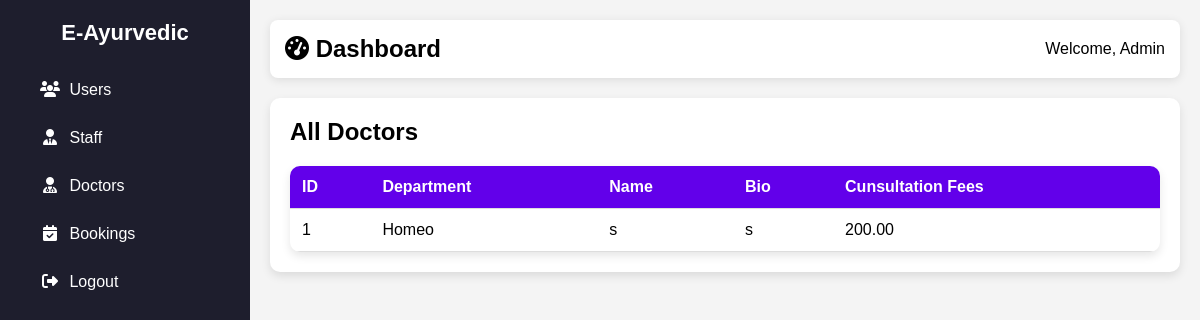
Screenshot of /doctor/ with the database file from the repository.
### app/models.py (models this page shows, shortened)
class Doctor(models.Model):
    department = models.ForeignKey(Department, on_delete=models.CASCADE, related_name='doctors')
    name = models.CharField(max_length=100)
    bio = models.TextField(blank=True, null=True)
    available = models.BooleanField(default=True)
    consultation_fee = models.DecimalField(max_digits=10, decimal_places=2, default=0.00)  # Add this field

class Department(models.Model):
    name = models.CharField(max_length=100)
    description = models.TextField(blank=True, null=True)
    def __str__(self):
        return self.name

### app/views.py (the view)
# urls.py: path('doctor/', views.view_doctors, name='view_doctors'),
def view_doctors(request):
    doctors = Doctor.objects.all()
    return render(request, 'admin/view_doctors.html', {'doctors': doctors})

### templates/admin/view_doctors.html (shortened to what this page needs)
<!DOCTYPE html>
<html lang="en">
<head>
    <link rel="stylesheet" href="https://cdnjs.cloudflare.com/ajax/libs/font-awesome/6.4.2/css/all.min.css">
</head>
<body>
    <div class="sidebar">
        <h2>E-Ayurvedic</h2>
        <ul>
            <li><a href="{% url 'view_users' %}"><i class="fas fa-users"></i> <span>Users</span></a></li>
            <li><a href="{% url 'view_staff' %}"><i class="fas fa-user-tie"></i> <span>Staff</span></a></li>
            <li><a href="{% url 'view_doctors' %}"><i class="fas fa-user-md"></i> <span>Doctors</span></a></li>
            <li><a href="{% url 'view_bookings' %}"><i class="fas fa-calendar-check"></i> <span>Bookings</span></a></li>
            <li><a href="../logout"><i class="fas fa-sign-out-alt"></i> <span>Logout</span></a></li>
        </ul>
    </div>
    <div class="main-content">
        <div class="header">
           <h2><i class="fas fa-tachometer-alt"></i> Dashboard</h2>
            <div class="user-info">
                <span>Welcome, Admin</span>
            </div>
        </div>
        <div class="content">
            {% block content %}
            <h2>All Doctors</h2>
            <table>
                <tr>
                    <th>ID</th>
                    <th>Department</th>
                    <th>Name</th>
                    <th>Bio</th>
                    <th>Cunsultation Fees</th>
                </tr>
                {% for doctor in doctors %}
                <tr>
                    <td>{{ doctor.id }}</td>
                    <td>{{ doctor.department }}</td>
                    <td>{{ doctor.name }}</td>
                    <td>{{ doctor.bio }}</td>
                    <td>{{ doctor.consultation_fee }}</td>
                </tr>
                {% endfor %}
            </table>
            {% endblock %}
        </div>
    </div>
</body>
</html>

### templates/admin/view_doctors.html (style rules this page uses)
* { margin: 0; padding: 0; box-sizing: border-box; font-family: 'Poppins', sans-serif; }
body { display: flex; min-height: 100vh; background-color: #f4f4f4; }
.sidebar { width: 250px; background: #1e1e2d; color: white; padding: 20px; position: fixed; height: 100%; transition: width 0.3s; }
.sidebar h2 { text-align: center; font-size: 22px; margin-bottom: 20px; }
.sidebar ul { list-style: none; }
.sidebar ul li { padding: 15px; cursor: pointer; display: flex; align-items: center; transition: 0.3s; border-radius: 8px; }
.sidebar ul li i { width: 30px; text-align: center; }
.sidebar ul li a { color: white; text-decoration: none; width: 100%; }
.main-content { margin-left: 250px; padding: 20px; width: 100%; transition: margin-left 0.3s; }
.header { background: white; padding: 15px; border-radius: 8px; box-shadow: 0 2px 10px rgba(0, 0, 0, 0.1); display: flex; justify-content: space-between; align-items: center; }
.content { margin-top: 20px; background: white; padding: 20px; border-radius: 10px; box-shadow: 0 4px 10px rgba(0, 0, 0, 0.1); }
table { width: 100%; border-collapse: collapse; margin-top: 20px; background: white; border-radius: 10px; overflow: hidden; box-shadow: 0 4px 10px rgba(0, 0, 0, 0.1); }
table th, table td { padding: 12px; text-align: left; border-bottom: 1px solid #ddd; }
table th { background: #6200ea; color: white; }

### rows the page displays
Doctor: id "1", department "Homeo", name "s", bio "s", consultation_fee "200.00"
